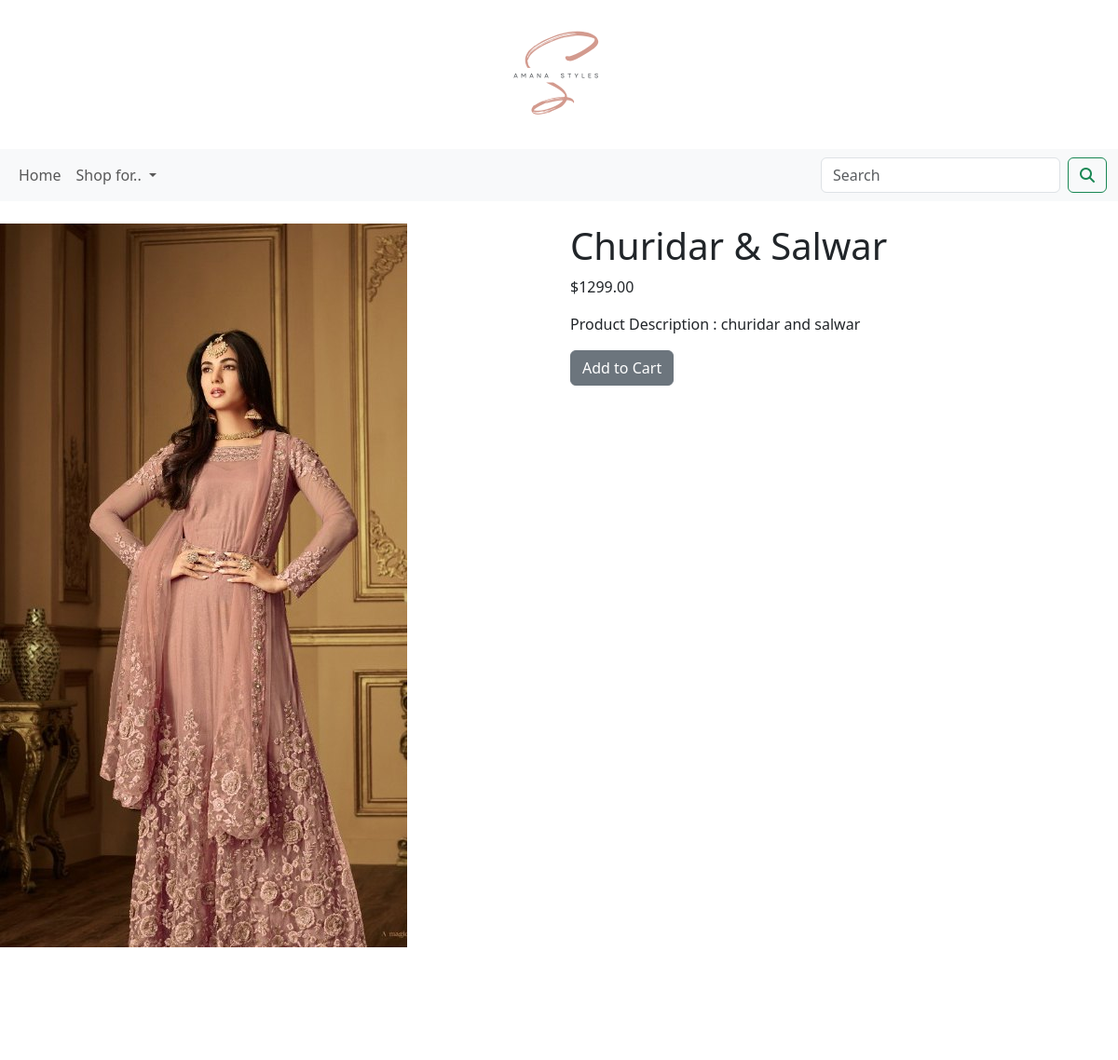
/shop/womens-apparels/churidar-salwar/, run on the app's committed database.
### shopapp/models.py (models this page shows, shortened)
class Product(models.Model):
    name=models.CharField(max_length=250,unique=True)
    slug=models.SlugField(max_length=250,unique=True)
    descr=models.TextField(blank=True)
    price=models.DecimalField(max_digits=10,decimal_places=2)
    category=models.ForeignKey(Category,on_delete=models.CASCADE)
    image=models.ImageField(upload_to='product',blank=True)
    stock=models.IntegerField()
    available=models.BooleanField(default=True)
    created=models.DateTimeField(auto_now_add=True)
    updated=models.DateTimeField(auto_now=True)
    class Meta:
        ordering=('name',)
        verbose_name='product'
        verbose_name_plural='products'

### shopapp/views.py (the view)
# urls.py: path('<slug:c_slug>/<slug:product_slug>/',views.proDetail,name="ProdCatDetail"),
def proDetail(request,c_slug,product_slug):
    try:
        product=Product.objects.get(category__slug=c_slug,slug=product_slug)
    except Exception as e:
        raise e
    return render(request,'product.html',{'product':product})

### cart_app/context_processors.py (called while the page is built)
def counter(request):
    item_count=0
    if 'admin' in request.path:
        return{}
    else:
        try:
            cart=Cart.objects.filter(cart_id=_cart_id(request))
            cart_items=CartItem.objects.all().filter(cart=cart[ :1])
            for cart_item in cart_items:
                item_count += cart_item.quantity
        except Cart.DoesNotExist:
            item_count = 0
    return dict(item_count=item_count)

### cart_app/views.py (called while the page is built)
def _cart_id(request):
    cart=request.session.session_key
    if not cart:
        cart=request.session.create()
    return cart

### shopapp/context.py (called while the page is built)
def menu_links(request):
    links=Category.objects.all()
    return dict(links=links)

### shopapp/models.py (called while the page is built)
    def get_url(self):
        return reverse('shopapp:products_by_category',args=[self.slug])

### template/product.html (shortened to what this page needs)
{% extends 'base.html' %}
{% load static %}
{% block content %}
    <div class="row my_prod_row_class">
        <div class="container">
            <br>
            <div class="row">
                <div class="col-md-6 col-sm-4 col-md-4 col-lg-6">
                    <div style="min-width: 18rem">
                        <img src="{{product.image.url}}" alt="{{product.name}}">
                    </div>
                </div>
                <div class="col-md-6 col-sm-8 col-md-8 col-lg-6">
                    <h1 class="my_prod_title">{{product.name}}</h1>
                    <p class="text-justify">${{product.price}}</p>
                    <p class="text-justify my_prod_text">Product Description : {{product.descr}}</p>
                    {% if product.stock <= 0 %}
                        <p class="text-justify my_prod_text"><b>Out of Stock</b></p>
                    {% else %}
                        <a class="btn btn-secondary" href="{% url 'cart_app:add_cart' product.id %}">Add to Cart</a>
                    {% endif %}
                </div>
            </div>
        </div>
    </div>
{% endblock %}

### data on the page
Product: image (picture), name "Churidar & Salwar", price "1299.00", descr "churidar and salwar"
